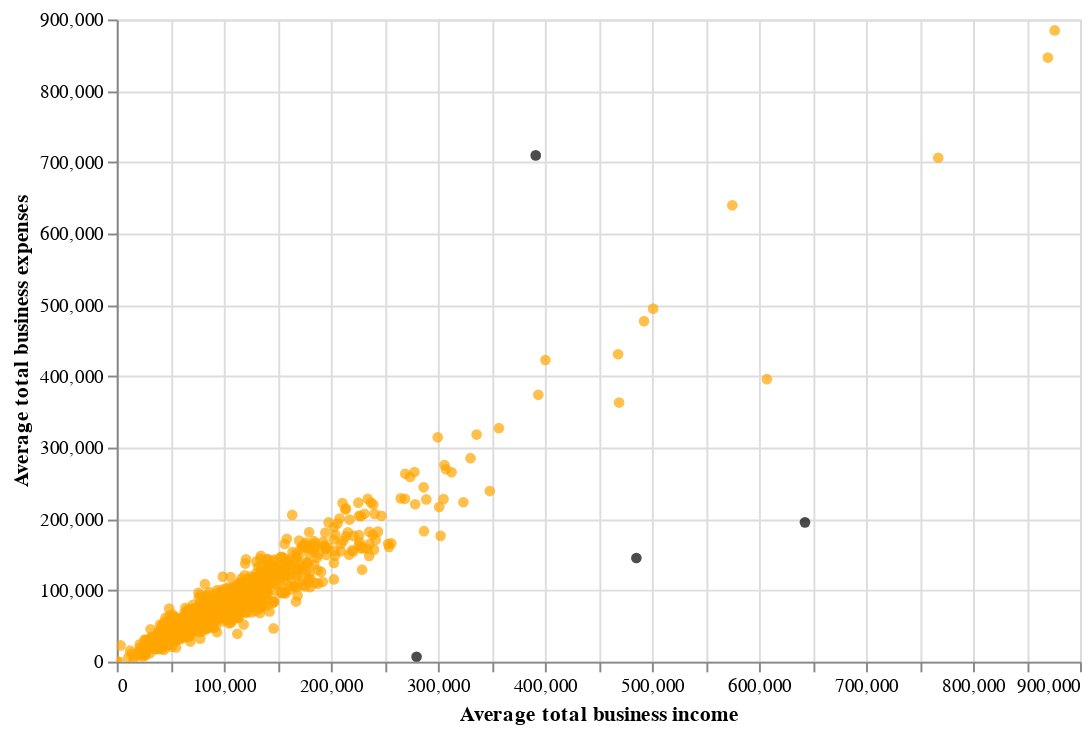

Notebook code cell kept with this figure:
### Code cell
# Creando un gráfico de dispersión para mostrar los datos contenidos en df5
plot5 = alt.Chart(df5).mark_circle().encode(x = 'Average total business income',
                                                   y = 'Average total business expenses',
                                                   color = alt.value('orange'),
                                                   tooltip = ['Postcode',
                                                              'Average total business income',
                                                              'Average total business expenses']).properties(width = 495,
                                                                                                             height = 330).interactive()

# Creando un gráfico de dispersión para mostrar los centroides
plotc = alt.Chart(centroides).mark_circle().encode(x = 'Average total business income',
                                                   y = 'Average total business expenses',
                                                   color = alt.value('black'),
                                                   tooltip = ['Cluster',
                                                              'Average total business income',
                                                              'Average total business expenses']).properties(width = 495,
                                                                                                             height = 330).interactive()

# Mostrando ambos gráficos
plot5 + plotc

### Figure 1 — Vega-Lite specification as saved in the notebook (floating-point values rounded to 4 significant figures; data arrays with more than 128 entries replaced by an {"elided": "..."} marker saying what was removed)
{"config": {"view": {"continuousWidth": 300, "continuousHeight": 300}}, "layer": [{"data": {"name": "data-512d7c6185684b61efc8839c6ecea585"}, "mark": {"type": "circle"}, "encoding": {"color": {"value": "orange"}, "tooltip": [{"field": "Postcode", "type": "quantitative"}, {"field": "Average total business income", "type": "quantitative"}, {"field": "Average total business expenses", "type": "quantitative"}], "x": {"field": "Average total business income", "type": "quantitative"}, "y": {"field": "Average total business expenses", "type": "quantitative"}}, "name": "view_1"}, {"data": {"name": "data-8874ff2034accf37396155849c330075"}, "mark": {"type": "circle"}, "encoding": {"color": {"value": "black"}, "tooltip": [{"field": "Cluster", "type": "quantitative"}, {"field": "Average total business income", "type": "quantitative"}, {"field": "Average total business expenses", "type": "quantitative"}], "x": {"field": "Average total business income", "type": "quantitative"}, "y": {"field": "Average total business expenses", "type": "quantitative"}}, "name": "view_2"}], "height": 330, "params": [{"name": "param_6", "select": {"type": "interval", "encodings": ["x", "y"]}, "bind": "scales", "views": ["view_1"]}, {"name": "param_7", "select": {"type": "interval", "encodings": ["x", "y"]}, "bind": "scales", "views": ["view_2"]}], "width": 495, "$schema": "https://vega.github.io/schema/vega-lite/v5.20.1.json", "datasets": {"data-512d7c6185684b61efc8839c6ecea585": {"elided": "2473 records"}, "data-8874ff2034accf37396155849c330075": [{"Average total business income": 485498, "Average total business expenses": 145269, "Cluster": 0}, {"Average total business income": 643002, "Average total business expenses": 195187, "Cluster": 1}, {"Average total business income": 391445, "Average total business expenses": 709512, "Cluster": 2}, {"Average total business income": 280110, "Average total business expenses": 6747, "Cluster": 3}]}}
